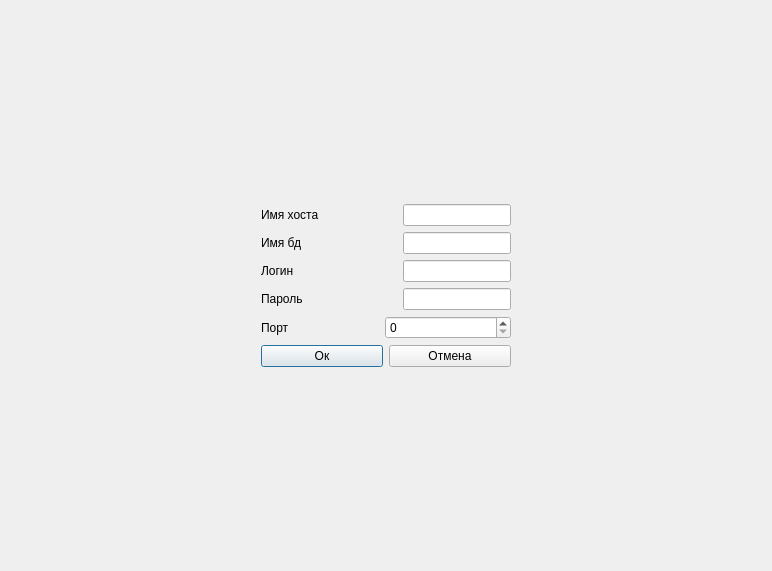
<?xml version="1.0" encoding="UTF-8"?>
<ui version="4.0">
 <class>Dialog</class>
 <widget class="QDialog" name="Dialog">
  <property name="geometry">
   <rect>
    <x>0</x>
    <y>0</y>
    <width>772</width>
    <height>571</height>
   </rect>
  </property>
  <property name="windowTitle">
   <string>Dialog</string>
  </property>
  <layout class="QGridLayout" name="gridLayout_2">
   <item row="0" column="1">
    <spacer name="verticalSpacer">
     <property name="orientation">
      <enum>Qt::Vertical</enum>
     </property>
     <property name="sizeHint" stdset="0">
      <size>
       <width>20</width>
       <height>161</height>
      </size>
     </property>
    </spacer>
   </item>
   <item row="1" column="2">
    <spacer name="horizontalSpacer_2">
     <property name="orientation">
      <enum>Qt::Horizontal</enum>
     </property>
     <property name="sizeHint" stdset="0">
      <size>
       <width>234</width>
       <height>20</height>
      </size>
     </property>
    </spacer>
   </item>
   <item row="2" column="1">
    <spacer name="verticalSpacer_2">
     <property name="orientation">
      <enum>Qt::Vertical</enum>
     </property>
     <property name="sizeHint" stdset="0">
      <size>
       <width>20</width>
       <height>161</height>
      </size>
     </property>
    </spacer>
   </item>
   <item row="1" column="1">
    <layout class="QGridLayout" name="gridLayout">
     <item row="3" column="0">
      <layout class="QHBoxLayout" name="horizontalLayout_4">
       <item>
        <widget class="QLabel" name="password_label">
         <property name="text">
          <string>Пароль</string>
         </property>
        </widget>
       </item>
       <item>
        <spacer name="horizontalSpacer_6">
         <property name="orientation">
          <enum>Qt::Horizontal</enum>
         </property>
         <property name="sizeHint" stdset="0">
          <size>
           <width>40</width>
           <height>20</height>
          </size>
         </property>
        </spacer>
       </item>
       <item>
        <widget class="QLineEdit" name="password_field">
         <property name="maximumSize">
          <size>
           <width>16777215</width>
           <height>16777215</height>
          </size>
         </property>
        </widget>
       </item>
      </layout>
     </item>
     <item row="2" column="0">
      <layout class="QHBoxLayout" name="horizontalLayout_3">
       <item>
        <widget class="QLabel" name="login_label">
         <property name="text">
          <string>Логин</string>
         </property>
        </widget>
       </item>
       <item>
        <spacer name="horizontalSpacer_3">
         <property name="orientation">
          <enum>Qt::Horizontal</enum>
         </property>
         <property name="sizeHint" stdset="0">
          <size>
           <width>40</width>
           <height>20</height>
          </size>
         </property>
        </spacer>
       </item>
       <item>
        <widget class="QLineEdit" name="login_field">
         <property name="maximumSize">
          <size>
           <width>16777215</width>
           <height>16777215</height>
          </size>
         </property>
        </widget>
       </item>
      </layout>
     </item>
     <item row="4" column="0">
      <layout class="QHBoxLayout" name="horizontalLayout_5">
       <item>
        <widget class="QLabel" name="port_label">
         <property name="text">
          <string>Порт</string>
         </property>
        </widget>
       </item>
       <item>
        <spacer name="horizontalSpacer_7">
         <property name="orientation">
          <enum>Qt::Horizontal</enum>
         </property>
         <property name="sizeType">
          <enum>QSizePolicy::Expanding</enum>
         </property>
         <property name="sizeHint" stdset="0">
          <size>
           <width>40</width>
           <height>20</height>
          </size>
         </property>
        </spacer>
       </item>
       <item>
        <widget class="QSpinBox" name="port_spinbox">
         <property name="sizePolicy">
          <sizepolicy hsizetype="Expanding" vsizetype="Fixed">
           <horstretch>0</horstretch>
           <verstretch>0</verstretch>
          </sizepolicy>
         </property>
         <property name="minimumSize">
          <size>
           <width>126</width>
           <height>0</height>
          </size>
         </property>
         <property name="maximumSize">
          <size>
           <width>16777215</width>
           <height>16777215</height>
          </size>
         </property>
        </widget>
       </item>
      </layout>
     </item>
     <item row="1" column="0">
      <layout class="QHBoxLayout" name="horizontalLayout_2">
       <item>
        <widget class="QLabel" name="name_label">
         <property name="text">
          <string>Имя бд</string>
         </property>
        </widget>
       </item>
       <item>
        <spacer name="horizontalSpacer_4">
         <property name="orientation">
          <enum>Qt::Horizontal</enum>
         </property>
         <property name="sizeHint" stdset="0">
          <size>
           <width>40</width>
           <height>20</height>
          </size>
         </property>
        </spacer>
       </item>
       <item>
        <widget class="QLineEdit" name="name_field">
         <property name="maximumSize">
          <size>
           <width>16777215</width>
           <height>16777215</height>
          </size>
         </property>
        </widget>
       </item>
      </layout>
     </item>
     <item row="0" column="0">
      <layout class="QHBoxLayout" name="horizontalLayout">
       <item>
        <widget class="QLabel" name="host_label">
         <property name="enabled">
          <bool>true</bool>
         </property>
         <property name="sizePolicy">
          <sizepolicy hsizetype="Preferred" vsizetype="Preferred">
           <horstretch>30</horstretch>
           <verstretch>0</verstretch>
          </sizepolicy>
         </property>
         <property name="baseSize">
          <size>
           <width>100</width>
           <height>0</height>
          </size>
         </property>
         <property name="text">
          <string>Имя хоста</string>
         </property>
        </widget>
       </item>
       <item>
        <spacer name="horizontalSpacer_5">
         <property name="orientation">
          <enum>Qt::Horizontal</enum>
         </property>
         <property name="sizeHint" stdset="0">
          <size>
           <width>40</width>
           <height>20</height>
          </size>
         </property>
        </spacer>
       </item>
       <item>
        <widget class="QLineEdit" name="host_field">
         <property name="maximumSize">
          <size>
           <width>16777215</width>
           <height>16777215</height>
          </size>
         </property>
        </widget>
       </item>
      </layout>
     </item>
     <item row="5" column="0">
      <layout class="QHBoxLayout" name="horizontalLayout_6">
       <item>
        <widget class="QPushButton" name="ok_button">
         <property name="text">
          <string>Ок</string>
         </property>
        </widget>
       </item>
       <item>
        <widget class="QPushButton" name="cancel_button">
         <property name="text">
          <string>Отмена</string>
         </property>
        </widget>
       </item>
      </layout>
     </item>
    </layout>
   </item>
   <item row="1" column="0">
    <spacer name="horizontalSpacer">
     <property name="orientation">
      <enum>Qt::Horizontal</enum>
     </property>
     <property name="sizeHint" stdset="0">
      <size>
       <width>234</width>
       <height>161</height>
      </size>
     </property>
    </spacer>
   </item>
  </layout>
 </widget>
 <resources/>
 <connections/>
</ui>
